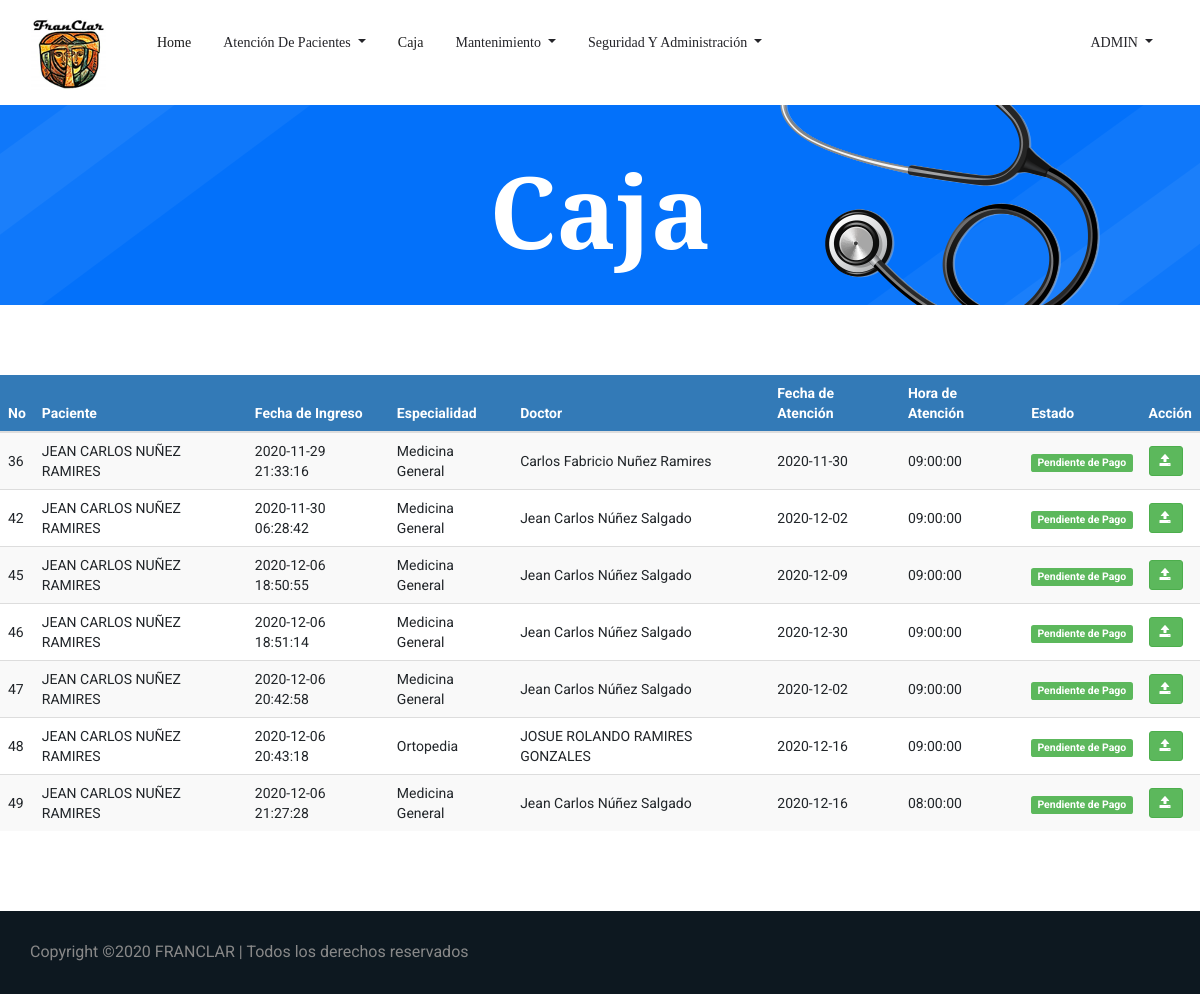
The page /Caja.php (signed in) on the database as committed earlier.
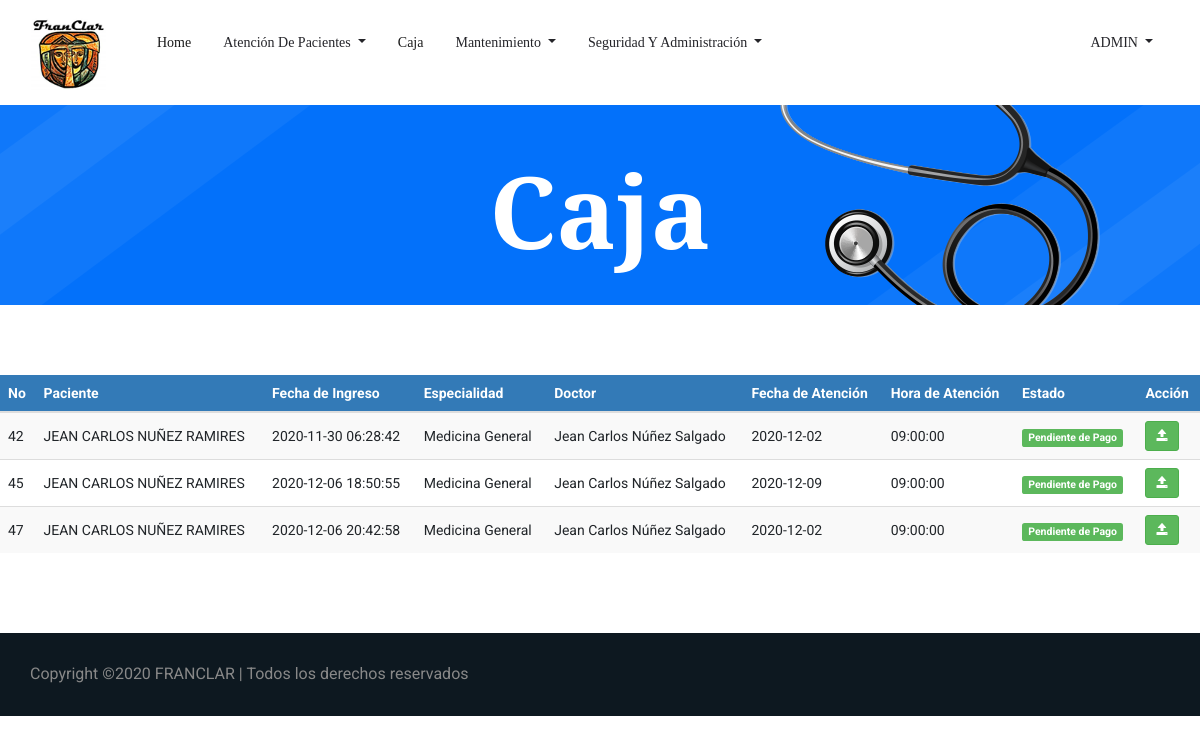
The same page on the database as committed later.
### tables this page shows
CREATE TABLE `tbl_citas` (
  `ID_Cita` bigint(3) NOT NULL,
  `ID_Paciente` int(3) NOT NULL,
  `ID_Usuario` bigint(3) NOT NULL,
  `ID_Empleado` int(3) NOT NULL,
  `ID_Especialidad` int(3) NOT NULL,
  `ID_Estado` int(3) NOT NULL,
  `Fec_Creacion` timestamp NOT NULL DEFAULT current_timestamp(),
  `Fec_Atencion` date NOT NULL,
  `Hora_Atencion` time NOT NULL,
  `Precio` int(5) NOT NULL,
  `Usuario_crea` bigint(3) DEFAULT NULL,
  `Fec_crea` date DEFAULT NULL,
  `Usuario_modif` bigint(3) DEFAULT NULL,
  `Fec_modif` date DEFAULT NULL
);

CREATE TABLE `tbl_pacientes` (
  `ID_Paciente` int(3) NOT NULL,
  `ID_tipo_documento` int(11) NOT NULL,
  `cedula` varchar(20) NOT NULL,
  `ID_Sexo` int(1) NOT NULL,
  `ID_Est_Civil` int(3) NOT NULL,
  `ID_Tipo_Sangre` int(3) NOT NULL,
  `ID_Religion` int(3) NOT NULL,
  `Nom_Paciente` varchar(255) NOT NULL,
  `Fec_Nacimiento` date NOT NULL,
  `Edad` int(3) NOT NULL,
  `Dir_Paciente` varchar(255) NOT NULL,
  `Tel_Paciente` int(8) NOT NULL,
  `Cel_Paciente` int(8) NOT NULL,
  `Email` varchar(50) NOT NULL,
  `Contacto_Emergencia` varchar(40) NOT NULL,
  `ID_Parentesco` int(3) NOT NULL,
  `Tel_Emergencia` int(8) NOT NULL,
  `Cel_Emergencia` int(8) NOT NULL,
  `Antecedentes_Personales` varchar(500) DEFAULT NULL,
  `Antecedentes_Hospitalarios` varchar(500) DEFAULT NULL,
  `Antecedentes_Alergicos` varchar(500) DEFAULT NULL,
  `Antecedentes_Familiares` varchar(500) DEFAULT NULL,
  `Habitos` varchar(500) DEFAULT NULL,
  `Usuario_crea` bigint(3) DEFAULT NULL,
  `Fec_crea` date DEFAULT NULL,
  `Usuario_modif` bigint(3) DEFAULT NULL,
  `Fec_modif` date DEFAULT NULL
);

CREATE TABLE `tbl_especialidad` (
  `ID_especialidad` int(3) NOT NULL,
  `Descripcion_espec` varchar(30) NOT NULL,
  `Precio` int(5) NOT NULL
);

CREATE TABLE `tbl_empleado` (
  `ID_Empleado` int(3) NOT NULL,
  `Nom_Empleado` varchar(50) NOT NULL,
  `ID_Sexo` int(1) NOT NULL,
  `ID_Est_Civil` int(3) NOT NULL,
  `ID_Cargo` int(3) NOT NULL,
  `ID_Especialidad` int(3) NOT NULL,
  `Cedula` varchar(13) NOT NULL,
  `Fec_Nacimiento` date NOT NULL,
  `Dir_Empleado` varchar(255) NOT NULL,
  `Tel_Empleado` int(8) NOT NULL,
  `Cel_Empleado` int(8) NOT NULL,
  `Salario` int(6) NOT NULL,
  `Usuario_crea` bigint(3) DEFAULT NULL,
  `Fec_crea` date DEFAULT NULL,
  `Usuario_modif` bigint(3) DEFAULT NULL,
  `Fec_modif` date DEFAULT NULL
);

CREATE TABLE `tbl_estado_cita` (
  `ID_Estado` int(3) NOT NULL,
  `Descripcion_est_cita` varchar(20) NOT NULL
);

### Caja.php (the view, shortened to what this page needs)
<!doctype html>
<html lang="es">
<?php
include 'head.php'
?>
<body>
    <?php
    include 'header.php'
    ?>
    <section class="breadcrumb_part breadcrumb_bg">
        <div class="container">
            <div class="row">
                <div class="col-lg-12">
                    <div class="breadcrumb_iner">
                        <div class="breadcrumb_iner_item">
                            <h2>Caja</h2>
                        </div>
                    </div>
                </div>
            </div>
        </div>
    </section>
    <br>
     <br>
     <br>
    <div class="table-responsive">
			<table id="datatableUsuarios" class="table table-striped table-hover" cellspacing="0" width="100%">
            	<thead>
				<tr>
					<th>No</th>
					<th>Paciente</th>
					<th>Fecha de Ingreso</th>
					<th>Especialidad</th>
                    <th>Doctor</th>
                    <th>Fecha de Atención</th>
                    <th>Hora de Atención</th>
                    <th>Estado</th>
				    <th>Acción</th>
				</tr>
				</thead>
				<tbody>
				<?php
				$sql = mysqli_query($con, "SELECT tbl_citas.ID_Cita,
				tbl_pacientes.Nom_Paciente,
				tbl_citas.Fec_Creacion,
				tbl_especialidad.Descripcion_espec,
				tbl_empleado.Nom_Empleado,
				tbl_citas.Fec_Atencion,
				tbl_citas.Hora_Atencion,
				tbl_estado_cita.Descripcion_est_cita FROM tbl_citas
				INNER JOIN tbl_pacientes on tbl_citas.ID_Paciente = tbl_pacientes.ID_Paciente
				INNER JOIN tbl_especialidad on tbl_citas.ID_Especialidad = tbl_especialidad.ID_Especialidad
				INNER JOIN tbl_empleado on tbl_citas.ID_Empleado = tbl_empleado.ID_Empleado
				INNER JOIN tbl_estado_cita on tbl_citas.ID_Estado = tbl_estado_cita.ID_Estado WHERE tbl_estado_cita.ID_Estado = 3");
				if(mysqli_num_rows($sql) == 0){
					echo '<tr><td colspan="8">No hay datos.</td></tr>';
				}else{
					while($row = mysqli_fetch_assoc($sql)){
						echo '
						<tr>
						<td>'.$row['ID_Cita'].'</td>
						<td>'.$row['Nom_Paciente'].'</td>
						<td>'.$row['Fec_Creacion'].'</td>
						<td>'.$row['Descripcion_espec'].'</td>
						<td>'.$row['Nom_Empleado'].'</td>
						<td>'.$row['Fec_Atencion'].'</td>
						<td>'.$row['Hora_Atencion'].'</td>
						<td><span class="label label-success">'.$row['Descripcion_est_cita'].'</span></td>
						<td>
                            <a href="Facturacion.php?nik='.$row['ID_Cita'].'" title="Realizar Consulta" class="btn btn-success btn-sm"><span class="glyphicon glyphicon-open" aria-hidden="true"></span></a>
						</td>
						</tr>
						';
					}
				}
				?>
			</table>
		 </div>
         <br>
     <br>
     <br>
    <?php
        include 'Copyright.php'
    ?>
</body>
</html>

### head.php (shortened to what this page needs)
<head>
  <link href="css/style_nav.css" rel="stylesheet">
  <link rel="stylesheet" href="css/bootstrap.min.css">
  <link href="font-awesome/css/font-awesome.min.css" rel="stylesheet">
  <link rel="stylesheet" href="https://use.fontawesome.com/releases/v5.8.2/css/all.css">
  <link rel="stylesheet" href="css/animate.css">
  <link rel="stylesheet" href="css/owl.carousel.min.css">
  <link rel="stylesheet" href="css/themify-icons.css">
  <link rel="stylesheet" href="css/flaticon.css">
  <link rel="stylesheet" href="css/magnific-popup.css">
  <link rel="stylesheet" href="css/nice-select.css">
  <link rel="stylesheet" href="css/slick.css">
  <link rel="stylesheet" href="https://maxcdn.bootstrapcdn.com/bootstrap/3.4.0/css/bootstrap.min.css">
  <link rel="stylesheet" href="css/style.css">
  <link rel="stylesheet" href="https://cdnjs.cloudflare.com/ajax/libs/font-awesome/4.7.0/css/font-awesome.min.css">
  <link href="css/bootstrap-datepicker.css" rel="stylesheet">
    <link href='lib/main.css' rel='stylesheet' />
    <link rel="stylesheet" href="css/main.css">
    <link rel="stylesheet" type="text/css" href="datatables/datatables.min.css"/>
    <link rel="stylesheet"  type="text/css" href="datatables/DataTables-1.10.18/css/dataTables.bootstrap4.min.css">
  <link href="https://cdn.jsdelivr.net/npm/select2@4.1.0-beta.1/dist/css/select2.min.css" rel="stylesheet" />
</head>

### header.php (shortened to what this page needs)
<?php
$usuario=$_SESSION['Nom_Usuario'];
$rolUsuario=$_SESSION['ID_Rol'];
?>
<?php
switch ($rolUsuario) {
    case '1':?>
       <header class="main_menu">
        <div class="container">
            <div class="row align-items-center">
                <div class="col-lg-12">
                    <nav class="navbar navbar-expand-lg navbar-light">
                        <a class="navbar-brand" href="index.php"> <img src="img/franclar_logo.png" srcset="img/franclar_logo.png 800w" sizes= "(min-width: 1000px) 50vw, (min-width: 800px) 80vw, (min-width: 600px) 100vw, (min-width: 300px) 145vw, , (min-width: 250px) 100vw, (min-width: 100px) 100vw" alt="logo"> </a>
                        <div class="collapse navbar-collapse main-menu-item justify-content-center"
                            id="navbarSupportedContent">
                            <ul class="navbar-nav align-items-center">
                                <li class="nav-item active">
                                    <a class="nav-link" href="Index.php">Home</a>
                                </li>
                                <li class="nav-item dropdown">
                                    <a class="nav-link dropdown-toggle" href="#" id="navbarDropdown"
                                        role="button" data-toggle="dropdown" aria-haspopup="true" aria-expanded="false">
                                        Atención de Pacientes
                                    </a>
                                </li>
                                <li class="nav-item active">
                                    <a class="nav-link" href="Caja.php">Caja</a>
                                </li>
                            <li class="nav-item dropdown">
                                <a class="nav-link dropdown-toggle" href="#" id="navbarDropdown"
                                role="button" data-toggle="dropdown" aria-haspopup="true" aria-expanded="false">
                                Mantenimiento
                            </a>
                                </li>
                                <li class="nav-item dropdown">
                                    <a class="nav-link dropdown-toggle" href="#" id="navbarDropdown"
                                    role="button" data-toggle="dropdown" aria-haspopup="true" aria-expanded="false">
                                        Seguridad y Administración
                                    </a>
                                </li>
                            </ul>
                        </div>
                        <div class="row">
                        <div class="col collapse navbar-collapse main-menu-item justify-content-center" id="navbarSupportedContent">
                            <ul class="navbar-nav align-items-center">
                                <li class="nav-item dropdown float-right">
                                    <a class="nav-link dropdown-toggle" href="#" id="navbarDropdown"
                                    role="button" data-toggle="dropdown" aria-haspopup="true" aria-expanded="false">
                                    <?php echo $usuario?>
                                    </a>
                                </li>
                            </ul>
                        </div>
                    </div>
                    </nav>
                </div>
            </div>
        </div>
    </header>
<?php
        break;
        ?>
<?php }?>

### Copyright.php
<footer class="footer-area">
    <div class="copyright_part">
                <div class="container">
                    <div class="row align-items-center">
                        <p class="footer-text m-0 col-lg-8 col-md-12">
    Copyright &copy;<script>document.write(new Date().getFullYear());</script> FRANCLAR | Todos los derechos reservados
    </p>
                    </div>
                </div>
            </div>
</footer>

### css/main.css (style rules this page uses)
table th { background-color: #337ab7 !important; color: white; }
table>tbody>tr>td { vertical-align: middle !important; }

Rows that differ between the two databases and show on the page:
no longer on this page (row edited): tbl_citas: ID_Cita "36", ID_Paciente.Nom_Paciente "JEAN CARLOS NUÑEZ RAMIRES", Fec_Creacion "2020-11-29 21:33:16", ID_Especialidad.Descripcion_espec "Medicina General", ID_Empleado.Nom_Empleado "Carlos Fabricio Nuñez Ramires", Fec_Atencion "2020-11-30", Hora_Atencion "09:00:00", ID_Estado.Descripcion_est_cita "Pendiente de Pago"
no longer on this page (row edited): tbl_citas: ID_Cita "46", ID_Paciente.Nom_Paciente "JEAN CARLOS NUÑEZ RAMIRES", Fec_Creacion "2020-12-06 18:51:14", ID_Especialidad.Descripcion_espec "Medicina General", ID_Empleado.Nom_Empleado "Jean Carlos Núñez Salgado", Fec_Atencion "2020-12-30", Hora_Atencion "09:00:00", ID_Estado.Descripcion_est_cita "Pendiente de Pago"
no longer on this page (row edited): tbl_citas: ID_Cita "48", ID_Paciente.Nom_Paciente "JEAN CARLOS NUÑEZ RAMIRES", Fec_Creacion "2020-12-06 20:43:18", ID_Especialidad.Descripcion_espec "Ortopedia", ID_Empleado.Nom_Empleado "JOSUE ROLANDO RAMIRES GONZALES", Fec_Atencion "2020-12-16", Hora_Atencion "09:00:00", ID_Estado.Descripcion_est_cita "Pendiente de Pago"
no longer on this page (row edited): tbl_citas: ID_Cita "49", ID_Paciente.Nom_Paciente "JEAN CARLOS NUÑEZ RAMIRES", Fec_Creacion "2020-12-06 21:27:28", ID_Especialidad.Descripcion_espec "Medicina General", ID_Empleado.Nom_Empleado "Jean Carlos Núñez Salgado", Fec_Atencion "2020-12-16", Hora_Atencion "08:00:00", ID_Estado.Descripcion_est_cita "Pendiente de Pago"
